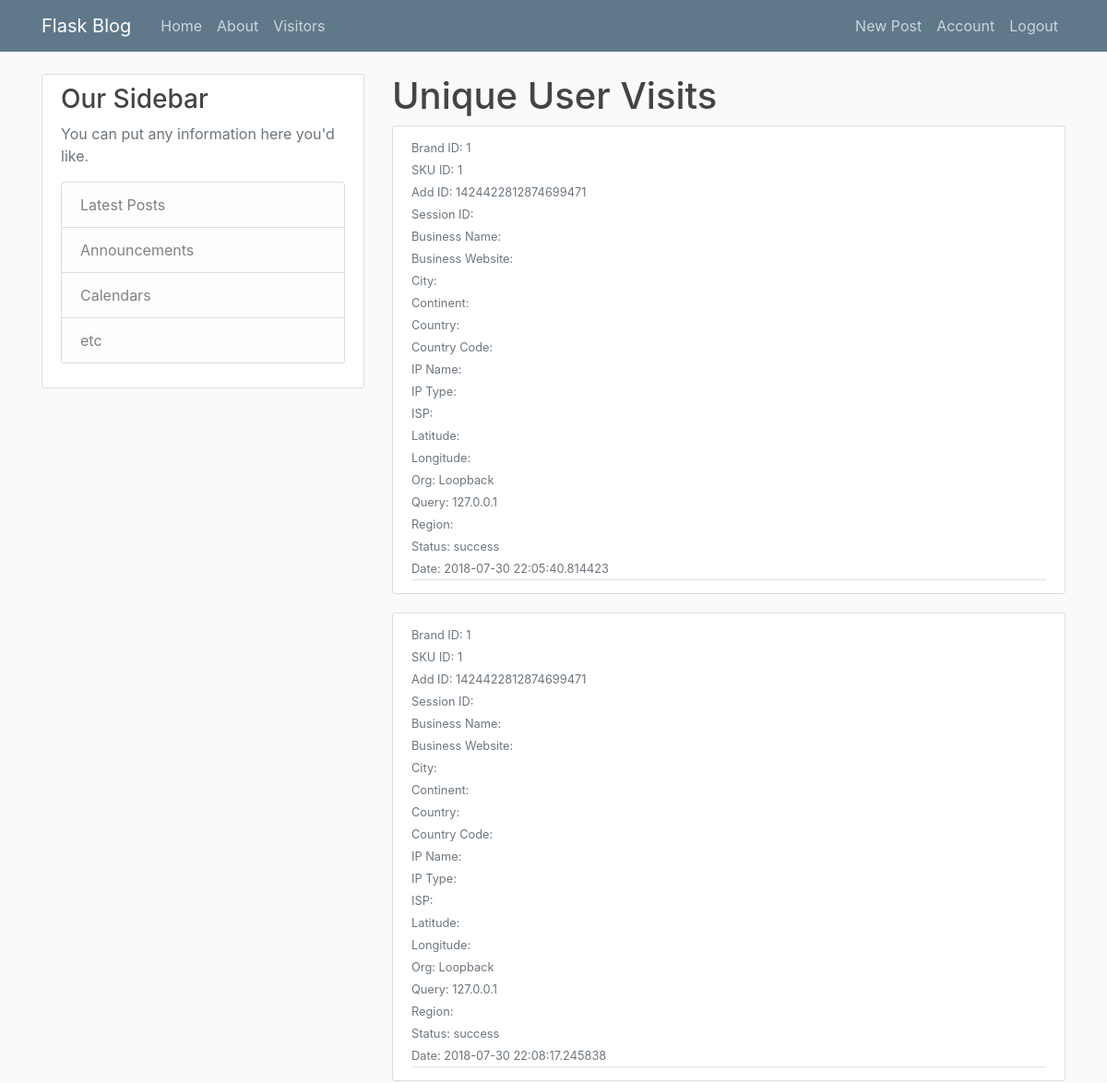
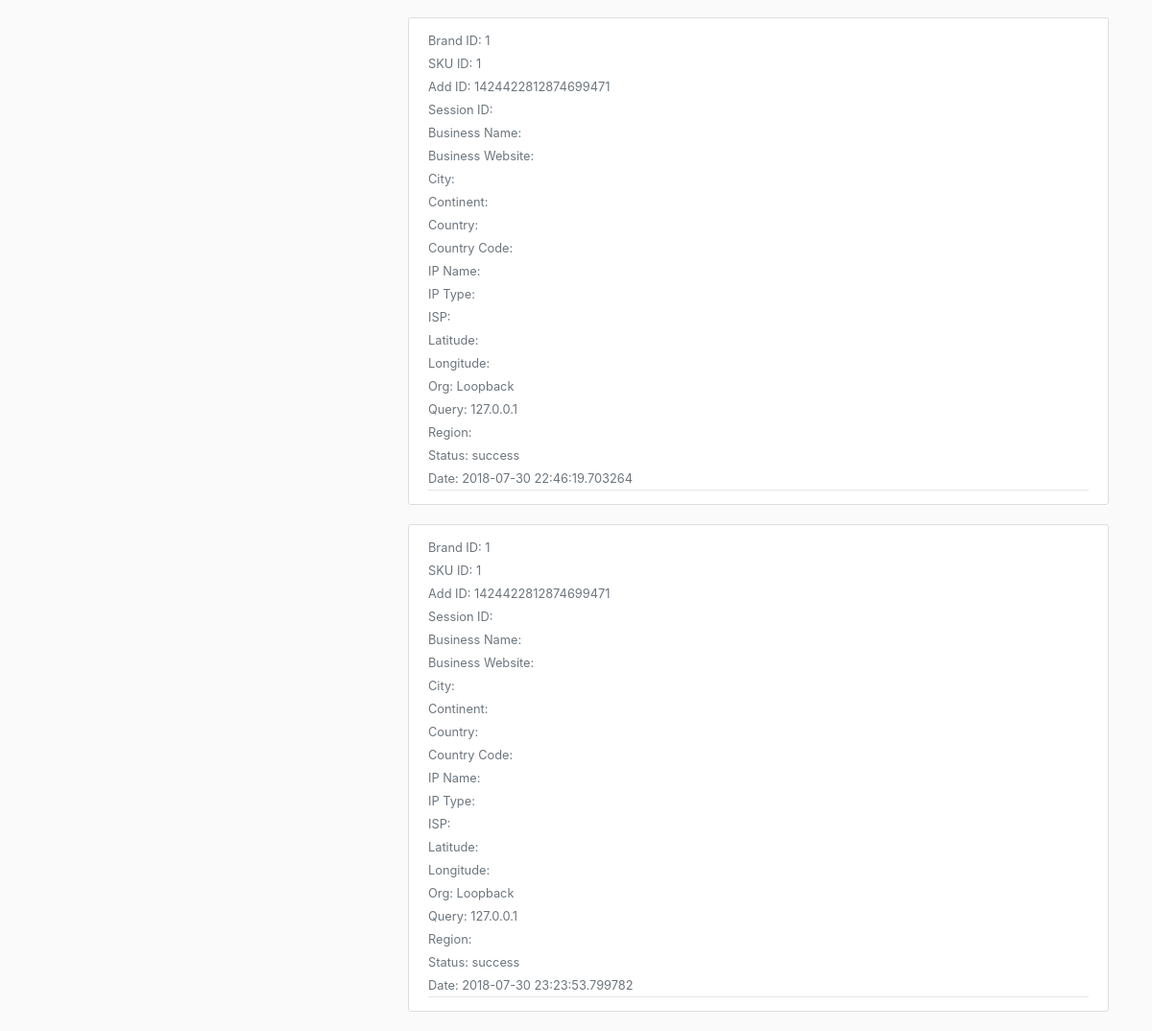
The page /visits (signed in) on the database its author committed (2 pictures, top to bottom).
### flaskblog/models.py (models this page shows, shortened)
class Visits(db.Model):
    id = db.Column(db.Integer, primary_key=True)
    brand_id = db.Column(db.Integer, db.ForeignKey('brand.id'))
    sku_id= db.Column(db.Integer, db.ForeignKey('sku.id'))
    add_id = db.Column(db.String(100))
    session_id = db.Column(db.String(100))
    businessName = db.Column(db.String(100))
    businessWebsite = db.Column(db.String(200))
    city = db.Column(db.String(100))
    continent = db.Column(db.String(100))
    country = db.Column(db.String(100))
    countryCode = db.Column(db.String(20))
    ipName = db.Column(db.String(100))
    ipType = db.Column(db.String(20))
    isp = db.Column(db.String(100))
    lat = db.Column(db.String(100))
    lon = db.Column(db.String(100))
    org = db.Column(db.String(100))
    querystr = db.Column(db.String(100))
    region = db.Column(db.String(100))
    status = db.Column(db.String(20))
    date_created= db.Column(db.DateTime, nullable=False, default=datetime.utcnow)

### flaskblog/visits/routes.py (the view)
@visits.route("/visits")
@login_required
def get_visits():
    visitors = Visits.query.all()
    return render_template('visits.html', title='Unique Visits', visitors=visitors)

### flaskblog/models.py (called while the page is built)
@login_manager.user_loader
def load_user(user_id):
    return User.query.get(int(user_id))

### flaskblog/templates/visits.html
{% extends "layout.html" %}
{% block content %}
    <h1>Unique User Visits</h1>
    {% for uservisit in visitors %}
        <article class="media content-section">
          <div class="media-body">
            <div class="article-metadata">
              <small class="text-muted">Brand ID: {{ uservisit.brand_id }}</small><br>
              <small class="text-muted">SKU ID: {{ uservisit.sku_id }}</small><br>
              <small class="text-muted">Add ID: {{ uservisit.add_id }}</small><br>
              <small class="text-muted">Session ID: {{ uservisit.session_id }}</small><br>
              <small class="text-muted">Business Name: {{ uservisit.businessName }}</small><br>
              <small class="text-muted">Business Website: {{ uservisit.businessWebsite }}</small><br>
              <small class="text-muted">City: {{ uservisit.city }}</small><br>
              <small class="text-muted">Continent: {{ uservisit.continent }}</small><br>
              <small class="text-muted">Country: {{ uservisit.country }}</small><br>
              <small class="text-muted">Country Code: {{ uservisit.countryCode }}</small><br>
              <small class="text-muted">IP Name: {{ uservisit.ipname }}</small><br>
              <small class="text-muted">IP Type: {{ uservisit.iptype }}</small><br>
              <small class="text-muted">ISP: {{ uservisit.isp }}</small><br>
              <small class="text-muted">Latitude: {{ uservisit.lat }}</small><br>
              <small class="text-muted">Longitude: {{ uservisit.lon }}</small><br>
              <small class="text-muted">Org: {{ uservisit.org }}</small><br>
              <small class="text-muted">Query: {{ uservisit.querystr }}</small><br>
              <small class="text-muted">Region: {{ uservisit.region }}</small><br>
              <small class="text-muted">Status: {{ uservisit.status }}</small><br>
              <small class="text-muted">Date: {{ uservisit.date_created }}</small><br>
            </div>
          </div>
        </article>
    {% endfor %}
{% endblock content %}

### flaskblog/static/main.css (style rules this page uses)
body { background: #fafafa; color: #333333; margin-top: 5rem; }
h1, h2, h3, h4, h5, h6 { color: #444444; }
.content-section { background: #ffffff; padding: 10px 20px; border: 1px solid #dddddd; border-radius: 3px; margin-bottom: 20px; }
.article-metadata { padding-bottom: 1px; margin-bottom: 4px; border-bottom: 1px solid #e3e3e3 }

### rows shown on the page
Visits: brand_id "1", sku_id "1", add_id "1424422812874699471", org "Loopback", querystr "127.0.0.1", status "success", date_created "2018-07-30 22:05:40.814423"
Visits: brand_id "1", sku_id "1", add_id "1424422812874699471", org "Loopback", querystr "127.0.0.1", status "success", date_created "2018-07-30 22:08:17.245838"
Visits: brand_id "1", sku_id "1", add_id "1424422812874699471", org "Loopback", querystr "127.0.0.1", status "success", date_created "2018-07-30 22:46:19.703264"
Visits: brand_id "1", sku_id "1", add_id "1424422812874699471", org "Loopback", querystr "127.0.0.1", status "success", date_created "2018-07-30 23:23:53.799782"
